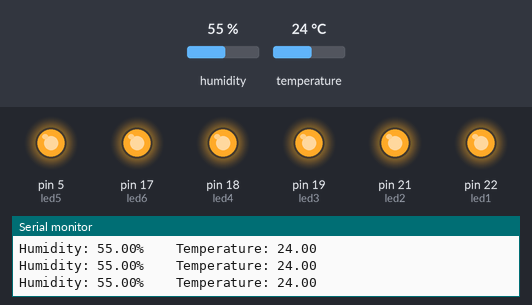
The sketch below on a simulated Arduino Mega 2560, built with avr-gcc and run on an emulated ATmega2560. Shown: output pins drawn as LEDs (lit = HIGH), the last lines printed to the serial monitor. The inputs (shaded band) are chosen by the test bench; at power-on: temperature 24 °C, humidity 55 %.

Above: at 3.3 s.
3.4 s: temperature set to 22 °C
At 5.6 s:
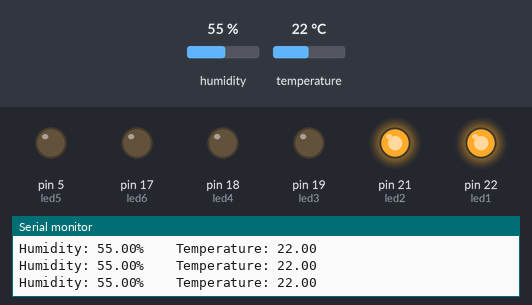
6.2 s: temperature set to 12 °C
At 7.0 s:
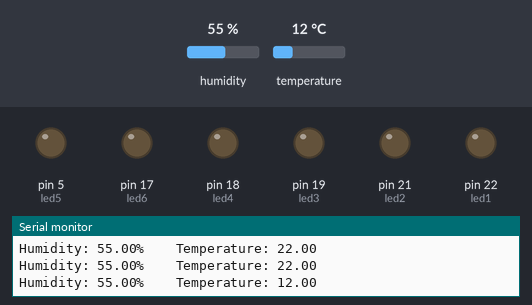
9.0 s: temperature set to 23 °C
At 11.8 s:
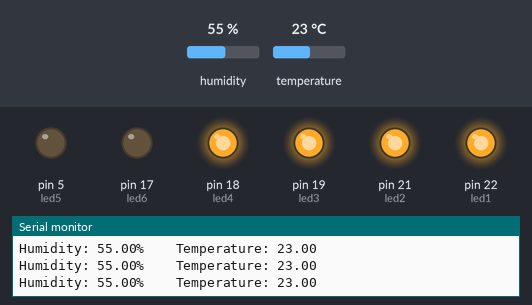
12.1 s: temperature set to 19 °C
At 13.4 s:
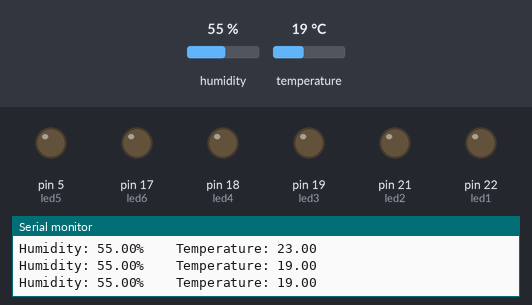
Timing chart, 0 to 15.1 s (numbered marks = the images above; inputs shaded):
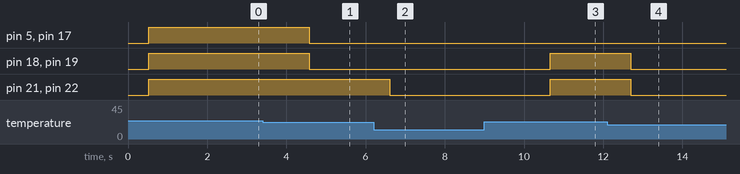

The sketch:

temprature.ino
```cpp
#include "DHT.h"

#define DHTPIN 23
#define led1 22
#define led2 21
#define led3 19
#define led4 18
#define led5 5
#define led6 17

#define DHTTYPE DHT11
DHT dht(DHTPIN, DHTTYPE);

void setup() {
  Serial.begin(115200);
  pinMode(led1, OUTPUT);
  pinMode(led2, OUTPUT);
  pinMode(led3, OUTPUT);
  pinMode(led4, OUTPUT);
  pinMode(led5, OUTPUT);
  pinMode(led6, OUTPUT);

  dht.begin();
}

void loop() {
  delay(500);
  float h = dht.readHumidity();
  float t = dht.readTemperature();

  if (isnan(h) || isnan(t)) {
    Serial.println(F("Failed to read from DHT sensor!"));
    return;
  }

  Serial.print(F("Humidity: "));
  Serial.print(h);
  Serial.print(F("% \t Temperature: "));
  Serial.println(t);

  if(t <= 21.5){
    digitalWrite(led1, LOW);
    digitalWrite(led2, LOW);
    digitalWrite(led3, LOW);
    digitalWrite(led4, LOW);
    digitalWrite(led5, LOW);
    digitalWrite(led6, LOW);
  }

  else if(t > 21.5 && t<= 21.7){
    digitalWrite(led1, HIGH);
    digitalWrite(led2, LOW);
    digitalWrite(led3, LOW);
    digitalWrite(led4, LOW);
    digitalWrite(led5, LOW);
    digitalWrite(led6, LOW);
  }

  else if(t > 21.7 && t <= 22.2){
    digitalWrite(led1, HIGH);
    digitalWrite(led2, HIGH);
    digitalWrite(led3, LOW);
    digitalWrite(led4, LOW);
    digitalWrite(led5, LOW);
    digitalWrite(led6, LOW);
  }

  else if(t > 22.2 && t <= 22.7){
    digitalWrite(led1, HIGH);
    digitalWrite(led2, HIGH);
    digitalWrite(led3, HIGH);
    digitalWrite(led4, LOW);
    digitalWrite(led5, LOW);
    digitalWrite(led6, LOW);
  }


  else if(t > 22.7 && t <= 23.2){
    digitalWrite(led1, HIGH);
    digitalWrite(led2, HIGH);
    digitalWrite(led3, HIGH);
    digitalWrite(led4, HIGH);
    digitalWrite(led5, LOW);
    digitalWrite(led6, LOW);
  }

    else if(t > 23.2 && t <= 23.7){
    digitalWrite(led1, HIGH);
    digitalWrite(led2, HIGH);
    digitalWrite(led3, HIGH);
    digitalWrite(led4, HIGH);
    digitalWrite(led5, HIGH);
    digitalWrite(led6, LOW);
  }

    else if(t > 23.7){
    digitalWrite(led1, HIGH);
    digitalWrite(led2, HIGH);
    digitalWrite(led3, HIGH);
    digitalWrite(led4, HIGH);
    digitalWrite(led5, HIGH);
    digitalWrite(led6, HIGH);
  }
}  
```

Measured:
- after the input at 3.4 s, pin 5 (led5), pin 17 (led6), pin 18 (led4), pin 19 (led3): HIGH → LOW after 1.2 s
- after the input at 6.2 s, pin 21 (led2), pin 22 (led1): HIGH → LOW after 0.41 s
- after the input at 9.0 s, pin 18 (led4), pin 19 (led3), pin 21 (led2), pin 22 (led1): LOW → HIGH after 1.7 s
- after the input at 12.1 s, pin 18 (led4), pin 19 (led3), pin 21 (led2), pin 22 (led1): HIGH → LOW after 0.59 s
